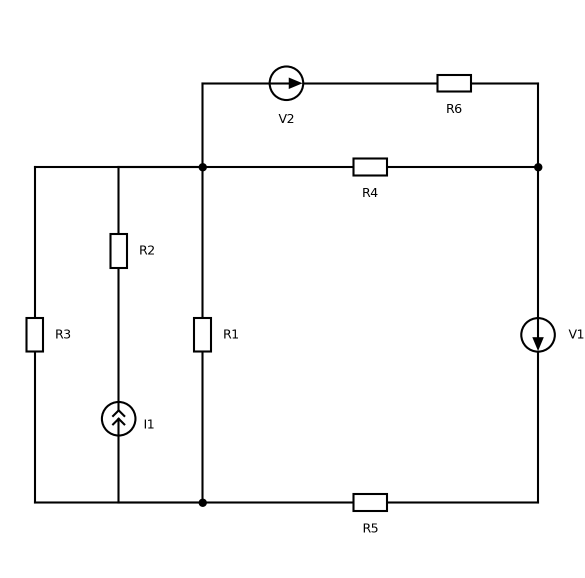
#> input picture report_build/var22/p1_v22.png, 1169 x 1155 px (shown at 1/2 size)
$ python figs12.py
#> lines starting #> are read from the running program, lines starting #| are printed output that depends on the picture
### report_build/var7/sch.py
# -*- coding: utf-8 -*-
"""Мини-библиотека для рисования электрических схем в стиле исходных схем задания
(прямоугольные резисторы, круглые источники со стрелкой, точки в узлах).
Координаты - в пикселях (ось y направлена вниз, как у изображений)."""
import numpy as np
import matplotlib
matplotlib.use("Agg")
import matplotlib.pyplot as plt
from matplotlib.patches import Polygon, Circle, Rectangle, FancyArrowPatch
from matplotlib.lines import Line2D

plt.rcParams.update({
    "font.family": "Liberation Serif",
    "mathtext.fontset": "custom",
    "mathtext.rm": "Liberation Serif",
    "mathtext.it": "Liberation Serif:italic",
    "mathtext.bf": "Liberation Serif:bold",
    "mathtext.sf": "Liberation Serif",
    "mathtext.default": "it",
    "axes.unicode_minus": True,
})

LW = 2.9          # толщина линий схемы, pt
BLACK = "#000000"
ANN = "#0b3d91"   # цвет пояснительных стрелок и подписей
ANN2 = "#b3300f"
FS = 21           # размер подписей, pt (при масштабе 1 пиксель = 0,72 pt)


def new_canvas(w, h, dpi=100):
    fig = plt.figure(figsize=(w / dpi, h / dpi), dpi=dpi)
    ax = fig.add_axes([0, 0, 1, 1])
    ax.set_xlim(0, w)
    ax.set_ylim(h, 0)
    ax.set_aspect("equal")
    ax.axis("off")
    return fig, ax


def _vec(p, q):
    p, q = np.asarray(p, float), np.asarray(q, float)
    d = q - p
    L = np.hypot(*d)
    e = d / L
    n = np.array([-e[1], e[0]])
    return p, q, e, n, L


def wire(ax, pts, lw=LW, color=BLACK, ls="-", z=2):
    pts = np.asarray(pts, float)
    ax.plot(pts[:, 0], pts[:, 1], color=color, lw=lw, ls=ls, solid_capstyle="round",
            solid_joinstyle="round", zorder=z)


def dot(ax, p, r=8.5, color=BLACK, z=5):
    ax.add_patch(Circle(p, r, fc=color, ec=color, zorder=z))


def label(ax, x, y, s, fs=FS, color=BLACK, ha="center", va="center", **kw):
    ax.text(x, y, s, fontsize=fs, color=color, ha=ha, va=va, zorder=10, **kw)


def resistor(ax, p, q, t=0.5, half=34, w=17):
    p, q, e, n, L = _vec(p, q)
    c = p + (q - p) * t
    a, b = c - e * half, c + e * half
    wire(ax, [p, a]); wire(ax, [b, q])
    box = np.array([a + n * w, b + n * w, b - n * w, a - n * w])
    ax.add_patch(Polygon(box, closed=True, fc="white", ec=BLACK, lw=LW, zorder=3,
                         joinstyle="miter"))
    return c


# [37 lines left out: functions capacitor, inductor, vsource, not called in this run]


def isource(ax, p, q, forward=True, t=0.5, R=34):
    p, q, e, n, L = _vec(p, q)
    c = p + (q - p) * t
    wire(ax, [p, c - e * R]); wire(ax, [c + e * R, q])
    ax.add_patch(Circle(c, R, fc="white", ec=BLACK, lw=LW, zorder=3))
    d = e if forward else -e
    for s in (-3, 11):
        tip = c + d * (s + 4)
        l1 = c + d * (s - 8) + n * 12
        l2 = c + d * (s - 8) - n * 12
        wire(ax, [l1, tip, l2], lw=LW * 0.85, z=4)
    return c


# [8 lines left out: function switch_open, not called in this run]


def ground(ax, p, size=26):
    x, y = p
    wire(ax, [(x, y), (x, y + 14)])
    for k, w in enumerate((size, size * 0.66, size * 0.33)):
        wire(ax, [(x - w, y + 14 + k * 9), (x + w, y + 14 + k * 9)])


def arrow(ax, p, q, color=ANN, lw=2.6, ms=22, ls="-", z=8, style="-|>", shrink=0):
    a = FancyArrowPatch(p, q, arrowstyle=style, mutation_scale=ms, color=color,
                        lw=lw, ls=ls, zorder=z, shrinkA=shrink, shrinkB=shrink,
                        joinstyle="miter", capstyle="butt")
    ax.add_patch(a)
    return a


def node_tag(ax, p, text, off=(0, 0), color=ANN, r=19, fs=FS - 1):
    """Номер узла в кружке рядом с точкой p."""
    x, y = p[0] + off[0], p[1] + off[1]
    ax.add_patch(Circle((x, y), r, fc="white", ec=color, lw=2.2, zorder=9))
    ax.text(x, y, text, fontsize=fs, color=color, ha="center", va="center", zorder=10)


def contour(ax, pts, color, lw=3.0, ls=(0, (6, 4)), fracs=None, ms=24):
    """Замкнутый контур по точкам с небольшими стрелками направления.
    fracs - положение стрелки на каждой стороне (доля длины стороны)."""
    pts = np.asarray(pts, float)
    closed = np.vstack([pts, pts[:1]])
    ax.plot(closed[:, 0], closed[:, 1], color=color, lw=lw, ls=ls, zorder=7)
    fracs = fracs or [0.5] * len(pts)
    for i in range(len(pts)):
        a, b = closed[i], closed[i + 1]
        m = a + (b - a) * fracs[i]
        d = (b - a) / np.hypot(*(b - a))
        arrow(ax, m - d * 12, m + d * 12, color=color, lw=lw, ms=ms, z=8)


def save(fig, path, dpi=200):
    fig.savefig(path, dpi=dpi, facecolor="white")
    plt.close(fig)

### report_build/var22/figs12.py
# -*- coding: utf-8 -*-
"""Рисунки к заданию 1-2."""
import numpy as np
from PIL import Image
from sch import *

W = __import__("os").path.dirname(__import__("os").path.abspath(__file__)) + "/"
OUT = W + "figs/"


def overlay_canvas(name, crop):
#> called with name = 'p1_v22.png', crop = (20, 95, 1168, 1100)
    im = Image.open(W + name).convert("RGBA")
#> im is the input picture: PIL image 1169x1155 RGBA; mean R, G, B, A 248.9, 248.9, 248.9, 255
    bg = Image.new("RGBA", im.size, "white")
#> bg: PIL image 1169x1155 RGBA; every value is 255
    bg.alpha_composite(im)
    arr = np.array(bg.convert("RGB"))
    x0, y0, x1, y1 = crop
    fig, ax = new_canvas(x1 - x0, y1 - y0)
    ax.set_xlim(x0, x1); ax.set_ylim(y1, y0)
    ax.imshow(arr, extent=(0, arr.shape[1], arr.shape[0], 0), zorder=0, interpolation="lanczos")
    return fig, ax


CROP = (20, 95, 1168, 1100)
N1, N2, N3 = (405, 334), (1076, 334), (405, 1005)


def plain():
    fig, ax = overlay_canvas("p1_v22.png", CROP)
    save(fig, OUT + "fig12_scheme.png")


def currents():
    fig, ax = overlay_canvas("p1_v22.png", CROP)
    node_tag(ax, N1, "1", off=(-38, -34)); node_tag(ax, N2, "2", off=(40, -30))
    node_tag(ax, N3, "3", off=(-38, 36))
    # ветвь V2-R6: слева направо
    arrow(ax, (645, 167), (805, 167)); label(ax, 725, 128, r"$I_{R6}$", color=ANN)
    # R4: слева направо
    arrow(ax, (470, 334), (625, 334)); label(ax, 548, 298, r"$I_{R4}$", color=ANN)
    # R1: сверху вниз
    arrow(ax, (405, 395), (405, 560)); label(ax, 452, 480, r"$I_{R1}$", color=ANN)
    # R3: сверху вниз
    arrow(ax, (70, 395), (70, 560)); label(ax, 121, 480, r"$I_{R3}$", color=ANN)
    # R2-I1: снизу вверх
    arrow(ax, (237, 745), (237, 600)); label(ax, 291, 672, r"$I_{R2}$", color=ANN)
    # V1-R5: ток идёт вниз через V1 и влево по R5
    arrow(ax, (660, 1005), (500, 1005)); label(ax, 580, 968, r"$I_{R5}$", color=ANN)
    arrow(ax, (1076, 750), (1076, 905)); label(ax, 1120, 830, r"$I_{R5}$", color=ANN)
    # полярность напряжения источника тока
    label(ax, 280, 800, "+", color=ANN2, fs=FS + 4); label(ax, 280, 884, "−", color=ANN2, fs=FS + 4)
    label(ax, 352, 842, r"$U_{I1}$", color=ANN2, ha="center")
    save(fig, OUT + "fig12_currents.png")
#> call 2 of save, with dpi = 200
#> in save (call 2), `fig.savefig(path, dpi=dpi, facecolor="white")`:
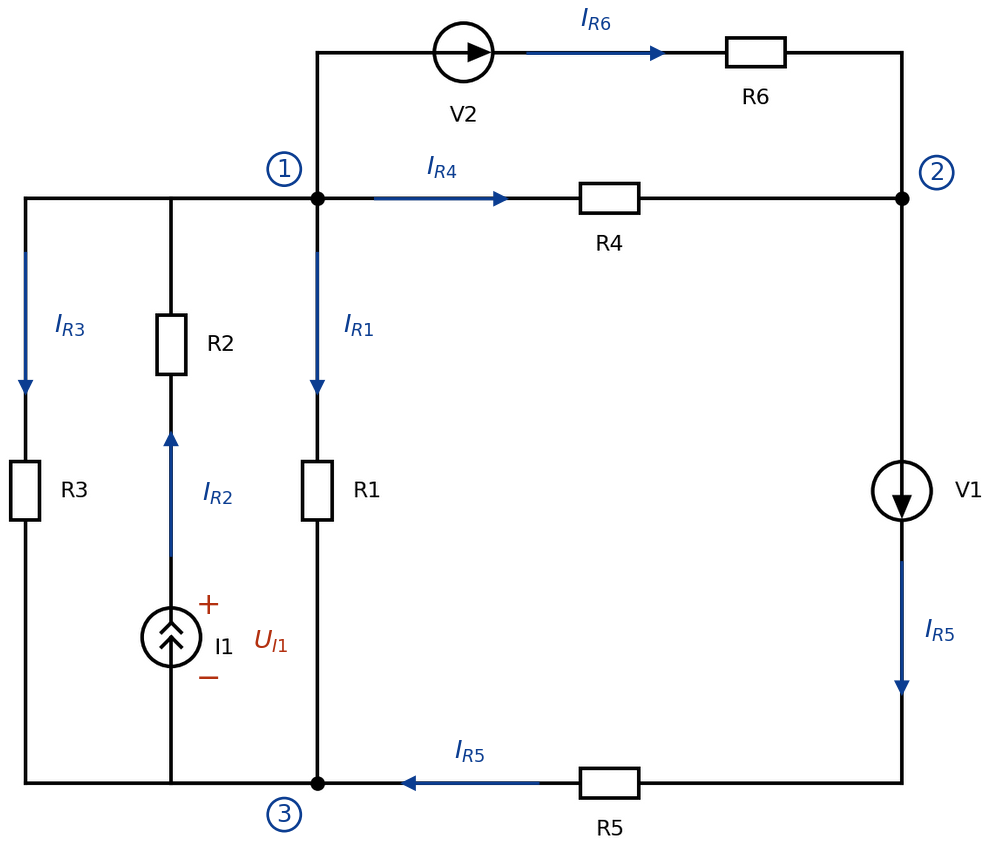
#> figure drawn by matplotlib, 1 panel


def contours():
    fig, ax = overlay_canvas("p1_v22.png", CROP)
    c1, c2, c3, c4 = "#1b6ca8", "#2e8b57", "#c0561a", "#8e2f9c"
    kw = dict(lw=2.5)
    contour(ax, [(450, 262), (1030, 262), (1030, 300), (450, 300)], c1, ms=18, **kw)
    label(ax, 740, 234, r"$I_{K1}$", color=c1, fs=FS - 2)
    contour(ax, [(525, 430), (1010, 430), (1010, 950), (525, 950)], c2, **kw)
    label(ax, 768, 690, r"$I_{K2}$", color=c2)
    contour(ax, [(97, 372), (374, 372), (374, 975), (97, 975)], c3,
            fracs=[0.78, 0.25, 0.25, 0.25], **kw)
    label(ax, 312, 735, r"$I_{K3}$", color=c3)
    # контур K4 идёт против часовой стрелки (по направлению тока I1)
    contour(ax, [(158, 425), (158, 940), (212, 940), (212, 425)], c4,
            fracs=[0.3, 0.5, 0.5, 0.5], ms=20, **kw)
    label(ax, 186, 398, r"$I_{K4}$", color=c4, fs=FS - 4)
    node_tag(ax, N1, "1", off=(-38, -34)); node_tag(ax, N2, "2", off=(40, -30))
    node_tag(ax, N3, "3", off=(-38, 36))
    save(fig, OUT + "fig12_contours.png")
#> call 3 of save, with dpi = 200
#> in save (call 3), `fig.savefig(path, dpi=dpi, facecolor="white")`:
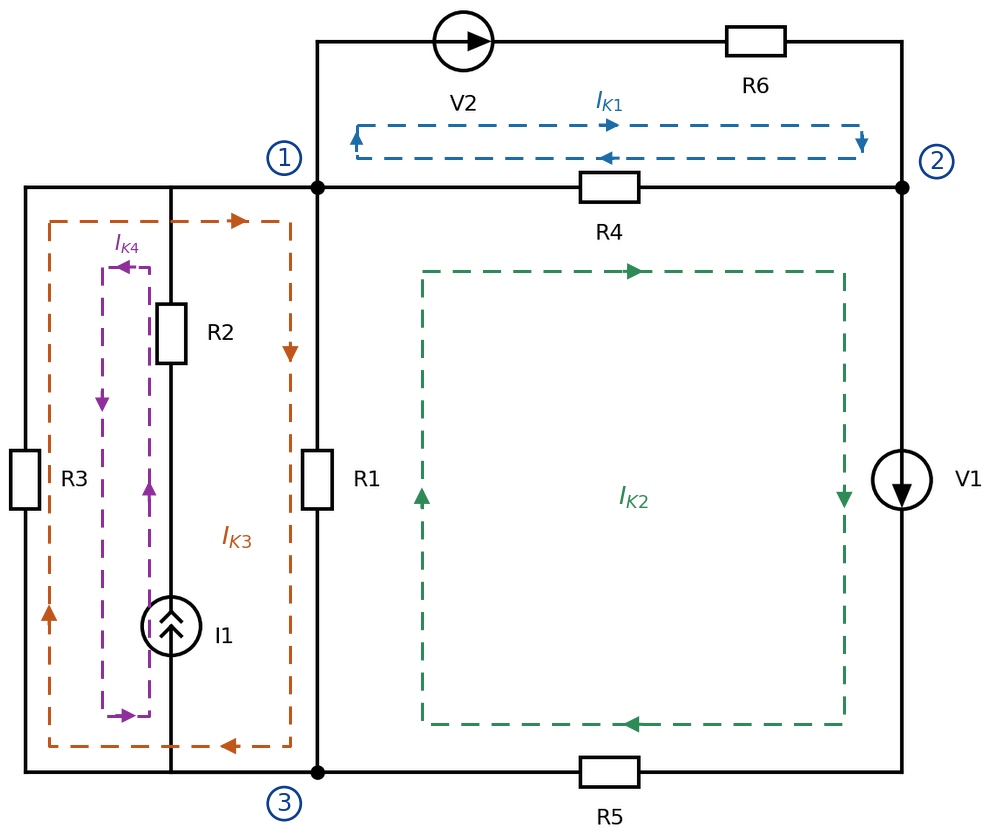
#> figure drawn by matplotlib, 1 panel


def spice_nodes():
    fig, ax = overlay_canvas("p1_v22.png", CROP)
    lab = dict(color=ANN, fs=FS + 4)
    label(ax, 372, 300, "n1", **lab); label(ax, 1126, 300, "n2", **lab)
    label(ax, 372, 1042, "0", **lab); ground(ax, N3, 22)
    label(ax, 643, 132, "e2", **lab); label(ax, 1128, 880, "d", **lab)
    label(ax, 190, 620, "f", **lab)
    save(fig, OUT + "fig12_spice.png")
#> call 4 of save, with path = 'report_build/var22/figs/fig12_spice.png', dpi = 200
#> in save (call 4), `fig.savefig(path, dpi=dpi, facecolor="white")`:
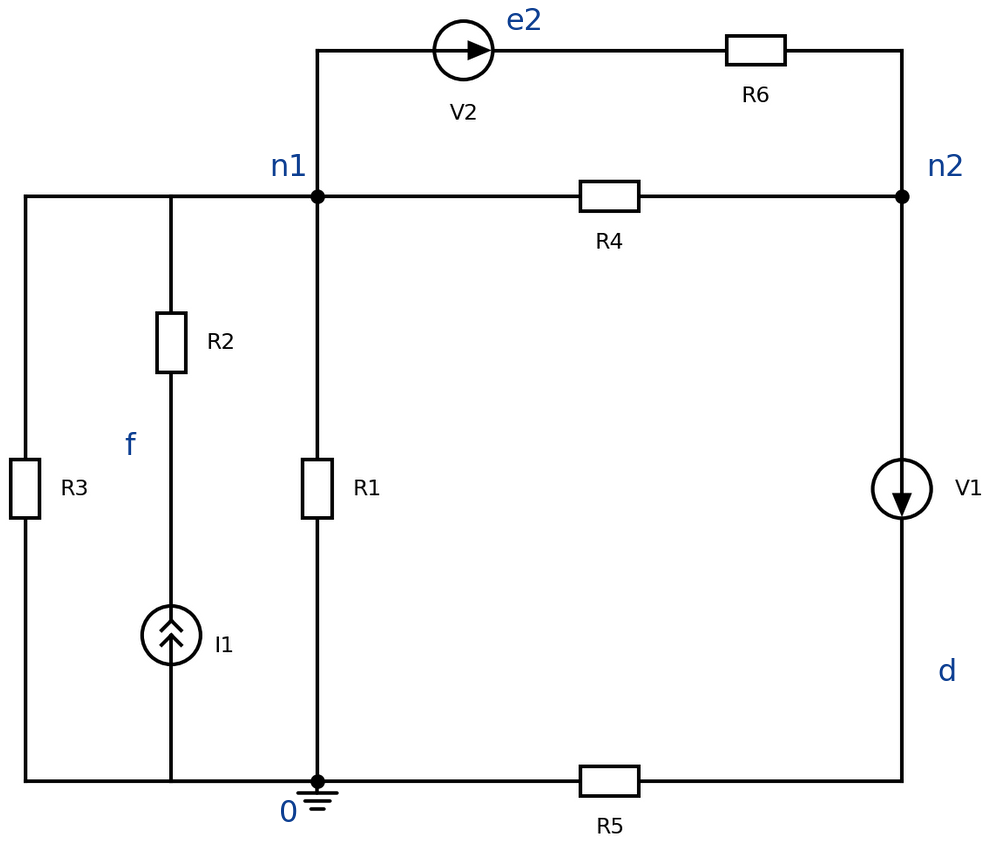
#> figure drawn by matplotlib, 1 panel


def norton():
    """Преобразованная схема для метода узловых потенциалов."""
    w, h = 1140, 760
    fig, ax = new_canvas(w, h)
    gy = 640      # нижняя шина (узел 3)
    ry = 330      # шина узла 1 слева
    # нижняя шина
    wire(ax, [(70, gy), (990, gy)])
    # левая шина узла 1
    wire(ax, [(70, ry), (440, ry)])
    # вертикальные ветви к узлу 3: R3, I1, R1
    resistor(ax, (70, ry), (70, gy)); label(ax, 118, (ry + gy) / 2, "R3", ha="left")
    isource(ax, (215, gy), (215, ry), forward=True); label(ax, 262, (ry + gy) / 2, "I1", ha="left")
    resistor(ax, (360, ry), (360, gy)); label(ax, 408, (ry + gy) / 2, "R1", ha="left")
    for x in (215, 360):
        dot(ax, (x, ry)); dot(ax, (x, gy))
    dot(ax, (70, ry)); dot(ax, (70, gy))
    # шина узла 1 вверх: x = 440
    wire(ax, [(440, ry), (440, 80)])
    # три ветви между узлами 1 и 2: I2 (вверху), R6, R4
    y_i2, y_r6, y_r4 = 80, 210, 330
    x1, x2 = 440, 760
    isource(ax, (x1, y_i2), (x2, y_i2), forward=True); label(ax, 600, y_i2 - 52, "I2")
    resistor(ax, (x1, y_r6), (x2, y_r6)); label(ax, 600, y_r6 - 48, "R6")
    resistor(ax, (x1, y_r4), (x2, y_r4)); label(ax, 600, y_r4 + 50, "R4")
    for y in (y_r6, y_r4):
        dot(ax, (x1, y)); dot(ax, (x2, y))
    # шина узла 2
    wire(ax, [(x2, y_i2), (x2, ry)])
    wire(ax, [(x2, ry), (990, ry)])
    # ветви I3 и R5 между узлом 2 и узлом 3
    isource(ax, (855, ry), (855, gy), forward=True); label(ax, 903, (ry + gy) / 2, "I3", ha="left")
    resistor(ax, (990, ry), (990, gy)); label(ax, 1036, (ry + gy) / 2, "R5", ha="left")
    dot(ax, (855, ry)); dot(ax, (855, gy)); dot(ax, (990, ry)); dot(ax, (990, gy))
    # узлы
    dot(ax, (x1, ry), r=10); dot(ax, (x2, ry), r=10); dot(ax, (440, gy), r=10)
    node_tag(ax, (x1, ry), "1", off=(-34, 30)); node_tag(ax, (x2, ry), "2", off=(-32, 30))
    node_tag(ax, (440, gy), "3", off=(40, 32)); ground(ax, (440, gy), 22)
    save(fig, OUT + "fig12_norton.png")
#> in save (call 5), `fig.savefig(path, dpi=dpi, facecolor="white")`:
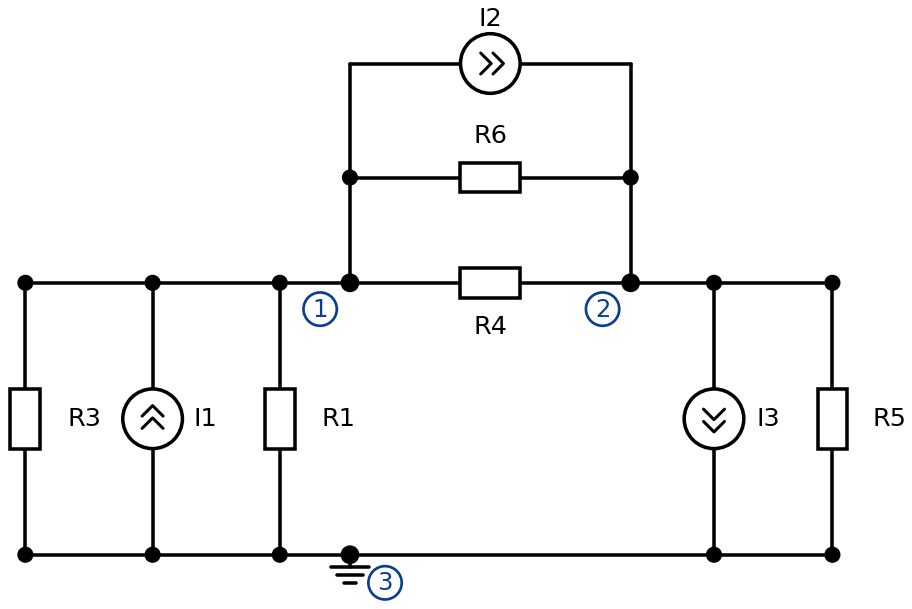
#> figure drawn by matplotlib, 1 panel


if __name__ == "__main__":
    plain(); currents(); contours(); spice_nodes(); norton()

$ run again, with report_build/var22/p21_v22.png copied over report_build/var22/p1_v22.png
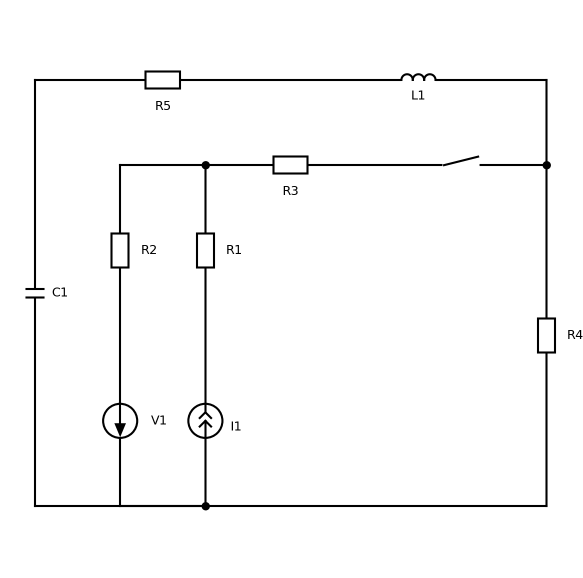
#> input picture report_build/var22/p21_v22.png, 1166 x 1155 px (shown at 1/2 size)
#> in overlay_canvas, im is the input picture: PIL image 1166x1155 RGBA; mean R, G, B, A 248.9, 248.9, 248.9, 255
#> bg: PIL image 1166x1155 RGBA; every value is 255
#> in save (call 3), `fig.savefig(path, dpi=dpi, facecolor="white")`:
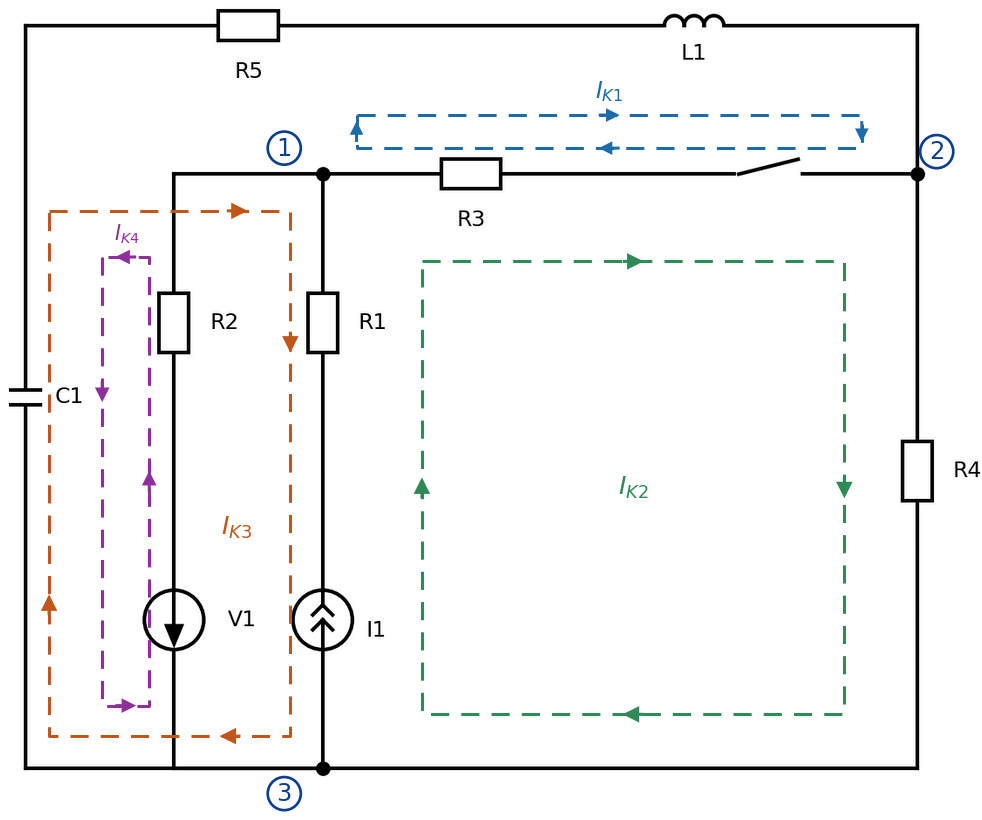
#> figure drawn by matplotlib, 1 panel
#> in save (call 4), `fig.savefig(path, dpi=dpi, facecolor="white")`:
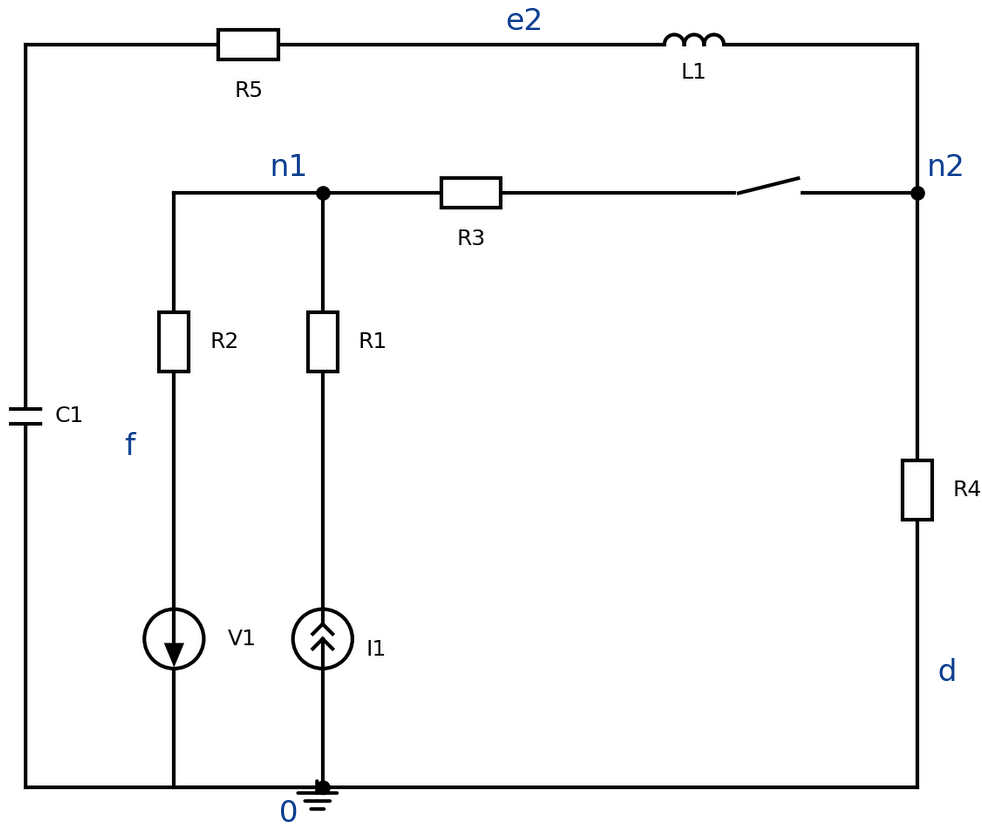
#> figure drawn by matplotlib, 1 panel
